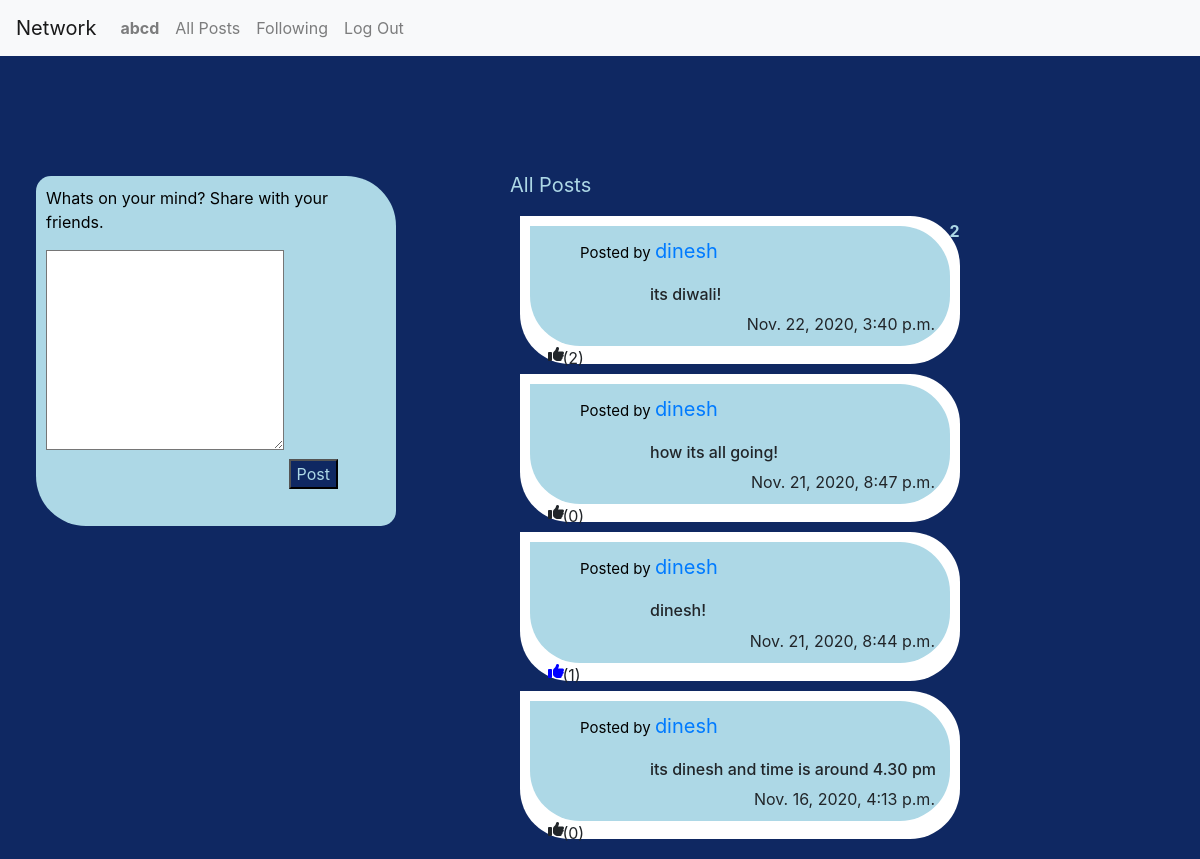
Screenshot of /?page=2 (signed in) with the database file from the repository.
### network/models.py (models this page shows, shortened)
class User(AbstractUser):
	likes=models.ManyToManyField('Posts',related_name='fans')
	follows=models.ManyToManyField('self',symmetrical=False,related_name="followers")

class Posts(models.Model):
	author=models.ForeignKey(User,on_delete=models.CASCADE,related_name="posted")
	content=models.CharField(max_length=300)
	date=models.DateTimeField()
	totallikes=models.IntegerField(default=0)

### network/views.py (the view)
# urls.py: path("", views.index, name="index"),
def index(request):
    if request.user.is_authenticated:
        loggedinuser=User.objects.get(username=request.user.username)
        postslikedbyuser=loggedinuser.likes.all()
        if request.method=="POST":
            content=request.POST["content"]
            date=datetime.datetime.now()
            post=Posts(author=loggedinuser,content=content,date=date,totallikes=0)
            post.save()
        posts=Posts.objects.all().order_by('date')
        posts=posts[::-1]
        paginator=Paginator(posts,10)
        return render(request, "network/index.html",{"posts":paginator.get_page(request.GET.get('page')),"postliked":postslikedbyuser})
    else:
        return HttpResponseRedirect(reverse('login'))

### network/templates/network/index.html (shortened to what this page needs)
{% extends "network/layout.html" %}
{% load static %}
{% block body %}
   {% if user.is_authenticated %}
   		<div class="newtweet">
   			<p style="color: black;">Whats on your mind? Share with your friends.</p>
   		<form action="{% url 'index' %}" method="POST">
   			<textarea  name="content"></textarea>
   			<button type="submit" >Post</button>
   		</form>
   		</div>
      <div id="pagiator" style="color:#add8e6 ">
        {% if posts.has_previous %}
              <a style="font-size: 20px;" href="?page={{ posts.previous_page_number }}"> Prev </a>&nbsp;
        {% endif %}
              &nbsp;<strong>{{posts.number}}</strong>&nbsp;
      </div>
   		<div id ="allpost">
         <p style="color:#add8e6;font-size: 20px; ">All Posts</p>
        {% for post in posts %}
        <div style="padding: 10px; padding-bottom: 18px; background-color: white; margin:10px;">
            <div id="content{{post.pk}}">
                <p  style="font-size:15px;color: black;">Posted by
                <a href="{% url 'profile' post.author %}" style="padding-left: 0px; font-size: 20px;">{{post.author}}</a></p>
                <h6 style="padding-left: 70px;padding-top: 3px;" >{{post.content}}</h6>
                <li class="row justify-content-end" style="padding-right: 20px;">{{post.date}}</li>
            </div>
            {% if post in postliked %}
            <i class="fas fa-thumbs-up " style="color: blue;" id="likepost" data-id="{{post.pk}}"></i><span style="position: absolute; left:13%; " id="totallikes{{post.pk}}" >({{post.totallikes}})</span>
            {% else %}
            <i class="fas fa-thumbs-up "  id="likepost"  data-id="{{post.pk}}"></i><span style="position: absolute; left:13% " id="totallikes{{post.pk}}">({{post.totallikes}})</span>
            {% endif %}
        </div>
            {% empty%}
               <p> No Posts.</p>
         {% endfor %}
      </div>
   {% endif %}
{% endblock %}

### network/templates/network/layout.html (shortened to what this page needs)
{% load static %}
<!DOCTYPE html>
<html lang="en">
    <head>
        <link rel="stylesheet" href="https://stackpath.bootstrapcdn.com/bootstrap/4.4.1/css/bootstrap.min.css">
        <link href="{% static 'network/styles.css' %}" rel="stylesheet">
    </head>
    <body style="background-color:  #0f2862">
        <nav class="navbar navbar-expand-lg navbar-light bg-light" >
            <a class="navbar-brand" href="{% url 'index' %}">Network</a>
            <div >
              <ul class="navbar-nav mr-auto">
                {% if user.is_authenticated %}
                    <li class="nav-item">
                        <a class="nav-link" href="{% url 'profile' user.username %}"><strong>{{ user.username }}</strong></a>
                    </li>
                {% endif %}
                <li class="nav-item">
                  <a class="nav-link" href="{% url 'allposts' %}">All Posts</a>
                </li>
                {% if user.is_authenticated %}
                    <li class="nav-item">
                        <a class="nav-link" href="{% url 'following' %}">Following</a>
                    </li>
                    <li class="nav-item">
                        <a class="nav-link" href="{% url 'logout' %}">Log Out</a>
                    </li>
                {% endif %}
              </ul>
            </div>
          </nav>
        <div class="body">
            {% block body %}
            {% endblock %}
        </div>
    </body>
</html>

### network/static/network/styles.css (style rules this page uses)
.newtweet { margin:10%; width:40%; height: 50%; border-radius: 2px; border-color: 1px solid blue; }

### network/templates/network/layout.html (style rules this page uses)
.newtweet,.profile { margin-top: 10%; margin-left: 3%; width: 30%; height:350px; padding: 10px; position: fixed; border-bottom-left-radius: 50px; border-top-right-radius: 50px; border-top-left-radius: 15px; border-bottom-right-radius: 15px; border-color: 1px solid blue; background-color: #add8e6; }
.newtweet textarea { background-color: white; width:70%; height: 200px; }
.newtweet button { color: #add8e6; background-color: #0f2862; position: relative; top:30px; }
#allpost { position: absolute; top:40px; right:200px; left:20px; margin-left: 40%; margin-top:10%; padding:10px; width:40%; border-radius: 50px; }
#allpost div { padding:10px; padding-left: 50px; background-color: #add8e6; border-bottom-left-radius: 50px; border-top-right-radius: 50px; border-bottom-left-radius: 50px; border-bottom-right-radius: 50px; }
#pagiator { position: absolute; left:74%; top: 25%; }

### network/templates/network/index.html (style rules this page uses)
#likepost { position: absolute; left:10%; }

### rows the page displays
User: username "abcd"
Posts: author "dinesh", content "its diwali!", date "Nov. 22, 2020, 3:40 p.m.", totallikes "2"
Posts: author "dinesh", content "how its all going!", date "Nov. 21, 2020, 8:47 p.m.", totallikes "0"
Posts: author "dinesh", content "dinesh!", date "Nov. 21, 2020, 8:44 p.m.", totallikes "1"
Posts: author "dinesh", content "its dinesh and time is around 4.30 pm", date "Nov. 16, 2020, 4:13 p.m.", totallikes "0"

### other values shown
{{ posts.number }} "2"
